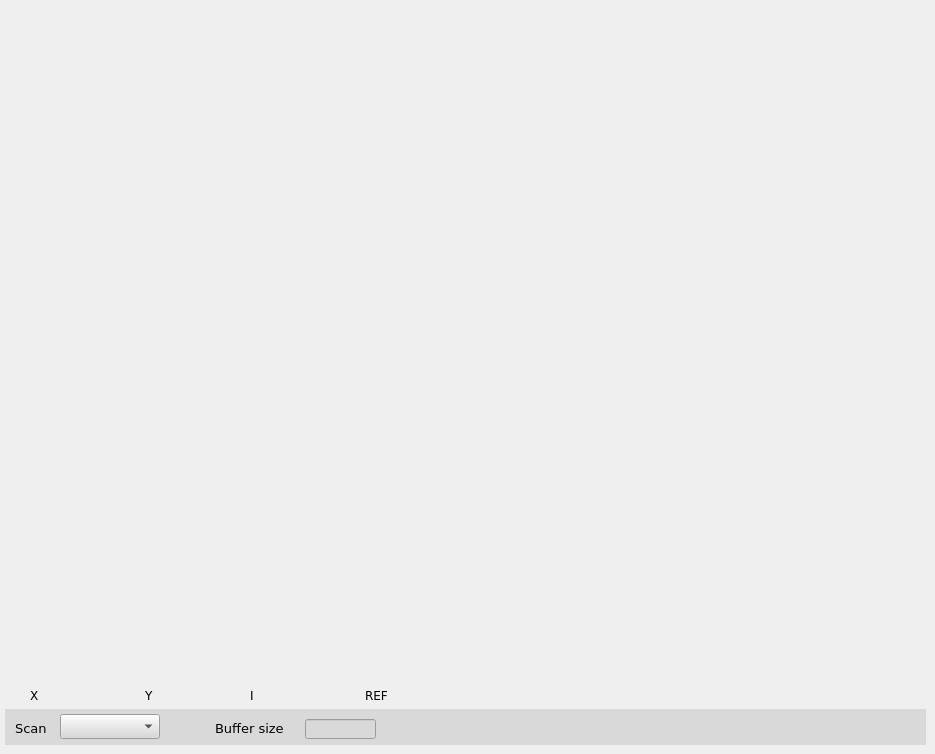
    <widget class="QWidget" name="ADC">
     <attribute name="title">
      <string>ADC Raw</string>
     </attribute>
     <widget class="caFrame" name="caframe_3">
      <property name="geometry">
       <rect>
        <x>5</x>
        <y>709</y>
        <width>921</width>
        <height>36</height>
       </rect>
      </property>
      <property name="font">
       <font>
        <family>DejaVu Sans</family>
       </font>
      </property>
      <property name="styleSheet">
       <string notr="true">background-color: rgb(217, 217, 217);</string>
      </property>
      <widget class="caFrame" name="caframe_8">
       <property name="geometry">
        <rect>
         <x>0</x>
         <y>0</y>
         <width>921</width>
         <height>36</height>
        </rect>
       </property>
       <property name="font">
        <font>
         <family>DejaVu Sans</family>
        </font>
       </property>
       <property name="styleSheet">
        <string notr="true">background-color: rgb(217, 217, 217);</string>
       </property>
       <widget class="QLabel" name="label_54">
        <property name="geometry">
         <rect>
          <x>210</x>
          <y>9</y>
          <width>91</width>
          <height>21</height>
         </rect>
        </property>
        <property name="font">
         <font>
          <family>DejaVu Sans</family>
          <pointsize>10</pointsize>
         </font>
        </property>
        <property name="text">
         <string>Buffer size</string>
        </property>
       </widget>
       <widget class="caTextEntry" name="catextentry_43">
        <property name="geometry">
         <rect>
          <x>300</x>
          <y>10</y>
          <width>71</width>
          <height>20</height>
         </rect>
        </property>
        <property name="font">
         <font>
          <family>DejaVu Sans</family>
          <pointsize>9</pointsize>
          <stylestrategy>PreferDefault</stylestrategy>
         </font>
        </property>
        <property name="alignment">
         <set>Qt::AlignRight|Qt::AlignTrailing|Qt::AlignVCenter</set>
        </property>
        <property name="channel" stdset="0">
         <string notr="true">$(DEVICE):signals:adc.NGRP</string>
        </property>
        <property name="background">
         <color>
          <red>255</red>
          <green>255</green>
          <blue>127</blue>
         </color>
        </property>
        <property name="colorMode">
         <enum>caLineEdit::Static</enum>
        </property>
       </widget>
       <widget class="QLabel" name="label_56">
        <property name="geometry">
         <rect>
          <x>10</x>
          <y>9</y>
          <width>46</width>
          <height>21</height>
         </rect>
        </property>
        <property name="font">
         <font>
          <family>DejaVu Sans</family>
          <pointsize>10</pointsize>
         </font>
        </property>
        <property name="text">
         <string>Scan</string>
        </property>
       </widget>
       <widget class="caMenu" name="camenu_5">
        <property name="geometry">
         <rect>
          <x>55</x>
          <y>5</y>
          <width>100</width>
          <height>25</height>
         </rect>
        </property>
        <property name="font">
         <font>
          <family>DejaVu Sans</family>
          <pointsize>10</pointsize>
         </font>
        </property>
        <property name="styleSheet">
         <string notr="true">selection-color: rgb(0, 0, 0);
color: rgb(0, 0, 0);</string>
        </property>
        <property name="maxVisibleItems">
         <number>4</number>
        </property>
        <property name="maxCount">
         <number>4</number>
        </property>
        <property name="insertPolicy">
         <enum>QComboBox::NoInsert</enum>
        </property>
        <property name="channel" stdset="0">
         <string notr="true">$(DEVICE):signals:adc.SCAN</string>
        </property>
        <property name="colorMode">
         <enum>caMenu::Default</enum>
        </property>
       </widget>
      </widget>
     </widget>
     <widget class="caCartesianPlot" name="adc">
      <property name="geometry">
       <rect>
        <x>5</x>
        <y>5</y>
        <width>921</width>
        <height>676</height>
       </rect>
      </property>
      <property name="sizePolicy">
       <sizepolicy hsizetype="MinimumExpanding" vsizetype="MinimumExpanding">
        <horstretch>0</horstretch>
        <verstretch>2</verstretch>
       </sizepolicy>
      </property>
      <property name="font">
       <font>
        <family>Sans</family>
        <pointsize>8</pointsize>
       </font>
      </property>
      <property name="styleSheet">
       <string notr="true">background-color: rgb();</string>
      </property>
      <property name="Title" stdset="0">
       <string notr="true">ADC buffer</string>
      </property>
      <property name="TitleX">
       <string notr="true">ADC samples</string>
      </property>
      <property name="TitleY">
       <string notr="true">ADC counts</string>
      </property>
      <property name="channels_1" stdset="0">
       <string notr="true">;$(DEVICE):signals:adc.X</string>
      </property>
      <property name="Style_1">
       <enum>caCartesianPlot::Lines</enum>
      </property>
      <property name="symbol_1">
       <enum>caCartesianPlot::NoSymbol</enum>
      </property>
      <property name="color_1">
       <color>
        <red>255</red>
        <green>0</green>
        <blue>0</blue>
       </color>
      </property>
      <property name="channels_2" stdset="0">
       <string notr="true">;$(DEVICE):signals:adc.Y</string>
      </property>
      <property name="symbol_2">
       <enum>caCartesianPlot::NoSymbol</enum>
      </property>
      <property name="color_2">
       <color>
        <red>0</red>
        <green>255</green>
        <blue>0</blue>
       </color>
      </property>
      <property name="channels_3" stdset="0">
       <string notr="true">;$(DEVICE):signals:adc.I</string>
      </property>
      <property name="symbol_3">
       <enum>caCartesianPlot::NoSymbol</enum>
      </property>
      <property name="color_3">
       <color>
        <red>0</red>
        <green>0</green>
        <blue>255</blue>
       </color>
      </property>
      <property name="channels_4" stdset="0">
       <string notr="true">;$(DEVICE):signals:adc.REF</string>
      </property>
      <property name="symbol_4">
       <enum>caCartesianPlot::NoSymbol</enum>
      </property>
      <property name="color_4">
       <color>
        <red>170</red>
        <green>0</green>
        <blue>255</blue>
       </color>
      </property>
      <property name="plotMode">
       <enum>caCartesianPlot::PlotNPointsAndStop</enum>
      </property>
      <property name="countNumOrChannel" stdset="0">
       <string notr="true"/>
      </property>
      <property name="triggerChannel" stdset="0">
       <string notr="true"/>
      </property>
      <property name="foreground">
       <color alpha="0">
        <red>255</red>
        <green>255</green>
        <blue>255</blue>
       </color>
      </property>
      <property name="background">
       <color>
        <red>255</red>
        <green>255</green>
        <blue>255</blue>
       </color>
      </property>
      <property name="scaleColor">
       <color>
        <red>0</red>
        <green>0</green>
        <blue>0</blue>
       </color>
      </property>
      <property name="grid">
       <bool>true</bool>
      </property>
      <property name="gridColor">
       <color>
        <red>0</red>
        <green>0</green>
        <blue>0</blue>
       </color>
      </property>
      <property name="XaxisScaling" stdset="0">
       <enum>caCartesianPlot::Auto</enum>
      </property>
      <property name="XaxisLimits">
       <string>0;100</string>
      </property>
      <property name="YaxisLimits">
       <string>-1000000;-900000</string>
      </property>
     </widget>
     <widget class="QLabel" name="label_25">
      <property name="geometry">
       <rect>
        <x>250</x>
        <y>685</y>
        <width>36</width>
        <height>21</height>
       </rect>
      </property>
      <property name="font">
       <font>
        <family>DejaVu Sans</family>
        <pointsize>9</pointsize>
       </font>
      </property>
      <property name="styleSheet">
       <string notr="true">color: rgb(0, 0, 0);</string>
      </property>
      <property name="text">
       <string>I</string>
      </property>
     </widget>
     <widget class="QLabel" name="label_26">
      <property name="geometry">
       <rect>
        <x>365</x>
        <y>685</y>
        <width>36</width>
        <height>21</height>
       </rect>
      </property>
      <property name="font">
       <font>
        <family>DejaVu Sans</family>
        <pointsize>9</pointsize>
       </font>
      </property>
      <property name="styleSheet">
       <string notr="true">color: rgb(0, 0, 0);</string>
      </property>
      <property name="text">
       <string>REF</string>
      </property>
     </widget>
     <widget class="caRelatedDisplay" name="ADC_buffer_3">
      <property name="enabled">
       <bool>true</bool>
      </property>
      <property name="geometry">
       <rect>
        <x>230</x>
        <y>685</y>
        <width>16</width>
        <height>16</height>
       </rect>
      </property>
      <property name="background">
       <color>
        <red>0</red>
        <green>0</green>
        <blue>255</blue>
       </color>
      </property>
      <property name="labels">
       <string notr="true"/>
      </property>
      <property name="files">
       <string notr="true">ii</string>
      </property>
      <property name="args">
       <string notr="true">DEVICE=$(DEVICE)</string>
      </property>
     </widget>
     <widget class="QLabel" name="label_27">
      <property name="geometry">
       <rect>
        <x>30</x>
        <y>685</y>
        <width>36</width>
        <height>21</height>
       </rect>
      </property>
      <property name="font">
       <font>
        <family>DejaVu Sans</family>
        <pointsize>9</pointsize>
       </font>
      </property>
      <property name="styleSheet">
       <string notr="true">color: rgb(0, 0, 0);</string>
      </property>
      <property name="text">
       <string>X</string>
      </property>
     </widget>
     <widget class="caRelatedDisplay" name="ADC_buffer_2">
      <property name="enabled">
       <bool>true</bool>
      </property>
      <property name="geometry">
       <rect>
        <x>125</x>
        <y>685</y>
        <width>16</width>
        <height>16</height>
       </rect>
      </property>
      <property name="background">
       <color>
        <red>0</red>
        <green>255</green>
        <blue>0</blue>
       </color>
      </property>
      <property name="labels">
       <string notr="true"/>
      </property>
      <property name="files">
       <string notr="true">yy</string>
      </property>
      <property name="args">
       <string notr="true">DEVICE=$(DEVICE)</string>
      </property>
     </widget>
     <widget class="QLabel" name="label_28">
      <property name="geometry">
       <rect>
        <x>145</x>
        <y>685</y>
        <width>36</width>
        <height>21</height>
       </rect>
      </property>
      <property name="font">
       <font>
        <family>DejaVu Sans</family>
        <pointsize>9</pointsize>
       </font>
      </property>
      <property name="styleSheet">
       <string notr="true">color: rgb(0, 0, 0);</string>
      </property>
      <property name="text">
       <string>Y</string>
      </property>
     </widget>
     <widget class="caRelatedDisplay" name="ADC_buffer_4">
      <property name="enabled">
       <bool>true</bool>
      </property>
      <property name="geometry">
       <rect>
        <x>345</x>
        <y>685</y>
        <width>16</width>
        <height>16</height>
       </rect>
      </property>
      <property name="background">
       <color>
        <red>170</red>
        <green>0</green>
        <blue>255</blue>
       </color>
      </property>
      <property name="labels">
       <string notr="true"/>
      </property>
      <property name="files">
       <string notr="true">ref</string>
      </property>
      <property name="args">
       <string notr="true">DEVICE=$(DEVICE)</string>
      </property>
     </widget>
     <widget class="caRelatedDisplay" name="ADC_buffer">
      <property name="geometry">
       <rect>
        <x>10</x>
        <y>685</y>
        <width>16</width>
        <height>16</height>
       </rect>
      </property>
      <property name="background">
       <color>
        <red>255</red>
        <green>0</green>
        <blue>0</blue>
       </color>
      </property>
      <property name="labels">
       <string notr="true"/>
      </property>
      <property name="files">
       <string notr="true">xx</string>
      </property>
      <property name="args">
       <string notr="true">DEVICE=$(DEVICE)</string>
      </property>
     </widget>
    </widget>
